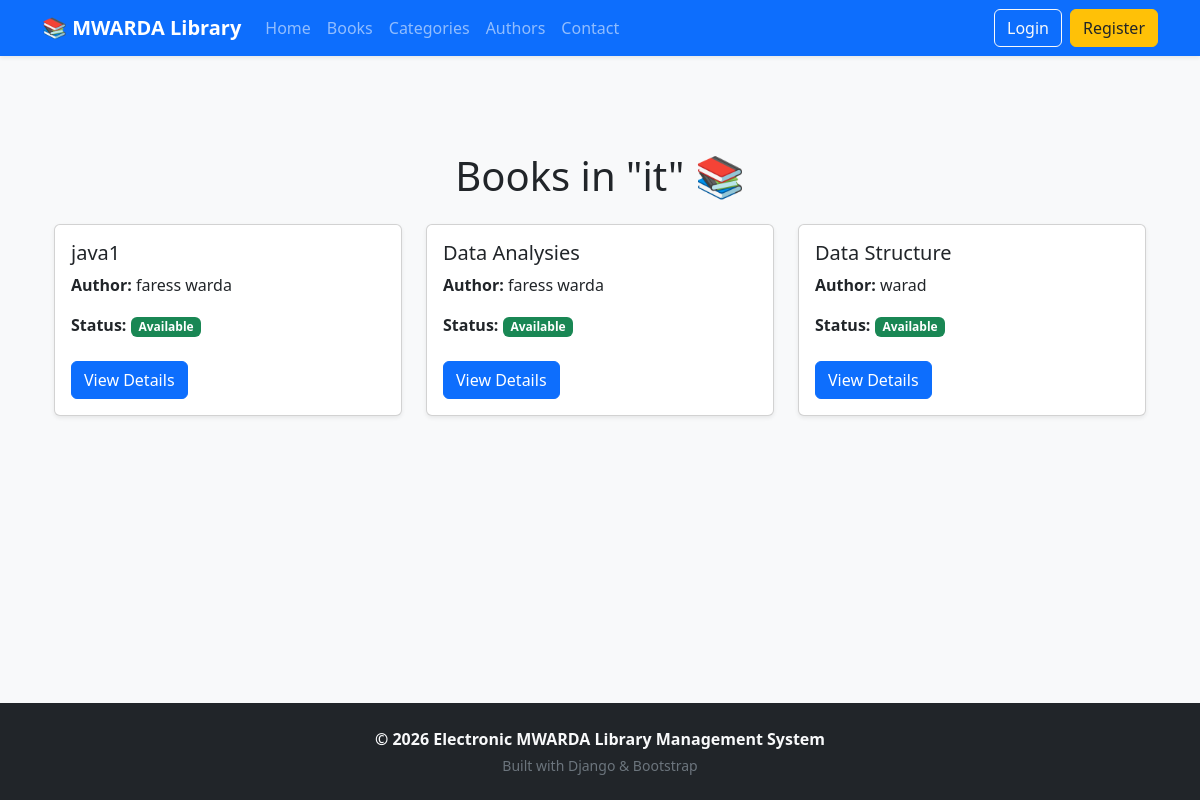
/categories/1/books/, run on the app's committed database.
### library/models.py (models this page shows, shortened)
class Category(models.Model):
    name = models.CharField(max_length=100, unique=True)
    icon = models.CharField(max_length=50, blank=True)  # e.g., FontAwesome icon class

class Book(models.Model):
    title = models.CharField(max_length=200)
    author = models.ForeignKey(Author, on_delete=models.CASCADE)
    category = models.ForeignKey(Category, on_delete=models.CASCADE)
    cover_image = models.ImageField(upload_to='books/')
    pub_year = models.IntegerField()
    pages = models.IntegerField()
    language = models.CharField(max_length=50)
    description = models.TextField()
    total_copies = models.IntegerField(default=1)
    available_copies = models.IntegerField(default=1)

class Author(models.Model):
    name = models.CharField(max_length=200)
    photo = models.ImageField(upload_to='authors/', blank=True)
    bio = models.TextField(blank=True)

### library/views.py (the view)
# urls.py: path('categories/<int:category_id>/books/', views.category_books, name='category_books'),
def category_books(request, category_id):
    category = get_object_or_404(Category, id=category_id)
    books = Book.objects.filter(category=category)
    return render(request, 'library/category_books.html', {'category': category, 'books': books})

### library/templates/library/category_books.html
{% extends 'library/base.html' %}
{% block content %}
<div class="container my-5">
    <h1 class="text-center mb-4">Books in "{{ category.name }}" 📚</h1>
    {% if books %}
    <div class="row row-cols-1 row-cols-md-3 g-4">
        {% for book in books %}
        <div class="col">
            <div class="card h-100 shadow-sm">
                <div class="card-body">
                    <h5 class="card-title">{{ book.title }}</h5>
                    <p class="card-text"><strong>Author:</strong> {{ book.author.name }}</p>
                    <p class="card-text"><strong>Status:</strong>
                        {% if book.available_copies > 0 %}
                            <span class="badge bg-success">Available</span>
                        {% else %}
                            <span class="badge bg-danger">Fully Borrowed</span>
                        {% endif %}
                    </p>
                    <a href="{% url 'book_details' book.id %}" class="btn btn-primary mt-2">View Details</a>
                </div>
            </div>
        </div>
        {% endfor %}
    </div>
    {% else %}
        <p class="text-muted text-center">No books found in this category.</p>
    {% endif %}
</div>
{% endblock %}

### data on the page
Category: name "it"
Book: title "java1", author.name "faress warda", available_copies "Available"
Book: title "Data Analysies", author.name "faress warda", available_copies "Available"
Book: title "Data Structure", author.name "warad", available_copies "Available"
